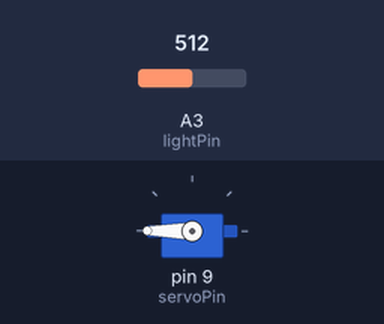
Recording of a sketch running on a simulated Arduino Uno, built with avr-gcc and run on an emulated ATmega328P. Parts: servo. The inputs (shaded band) are chosen by the test bench; at power-on: A3 (lightPin) = 512.

Above: at 1.3 s.
1.4 s: A3 (lightPin) set to 306
At 2.7 s:
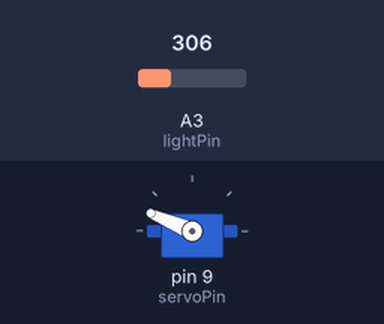
3.0 s: A3 (lightPin) set to 122
At 3.9 s:
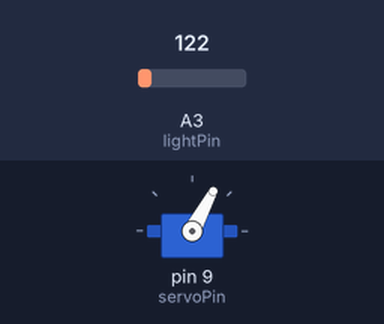
4.5 s: A3 (lightPin) set to 0
At 5.1 s:
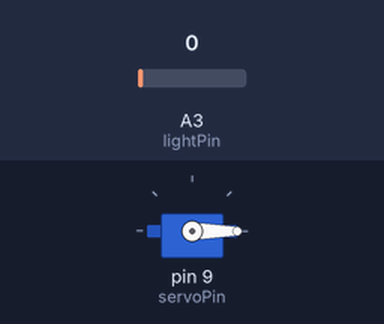
6.0 s: A3 (lightPin) set to 511
At 7.2 s:
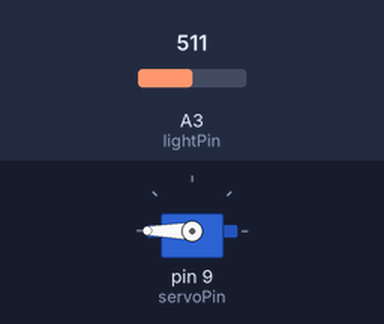
7.5 s: A3 (lightPin) set to 955
9.0 s: A3 (lightPin) set to 986
At 9.8 s:
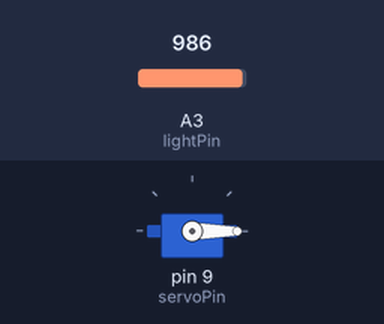
Timing chart, 0 to 11.5 s (numbered marks = the images above; inputs shaded):
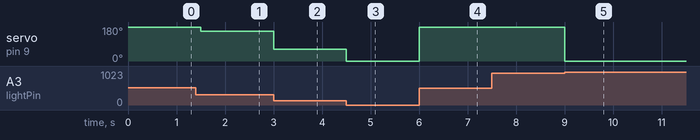

The sketch:

Servo_with_Photoresistor.ino
```cpp
#include <Servo.h>
int lightPin = A3;
int servoPin = 9;
Servo servo;

void setup() {
  pinMode(lightPin, INPUT);
  Serial.begin(9600);
  servo.attach(servoPin);
}

void loop() {
  int lightVal = analogRead(lightPin);
  int pos = (180.0 / 350.) * lightVal;

  servo.write(pos);
  delay(500);
}
```

Measured:
- the behaviour switches between 972 and 973 on A3 (lightPin) (found by bisection; images 4 and 5)
- after the input at 1.4 s, servo on pin 9 (servoPin): 180° → 157° after 0.10 s
- after the input at 3.0 s, servo on pin 9 (servoPin): 157° → 62° at once
- after the input at 4.5 s, servo on pin 9 (servoPin): 62° → 0° at once
- after the input at 6.0 s, servo on pin 9 (servoPin): 0° → 180° at once
- after the input at 7.5 s, every drawn part: stays the same
- after the input at 9.0 s, servo on pin 9 (servoPin): 180° → 0° at once
